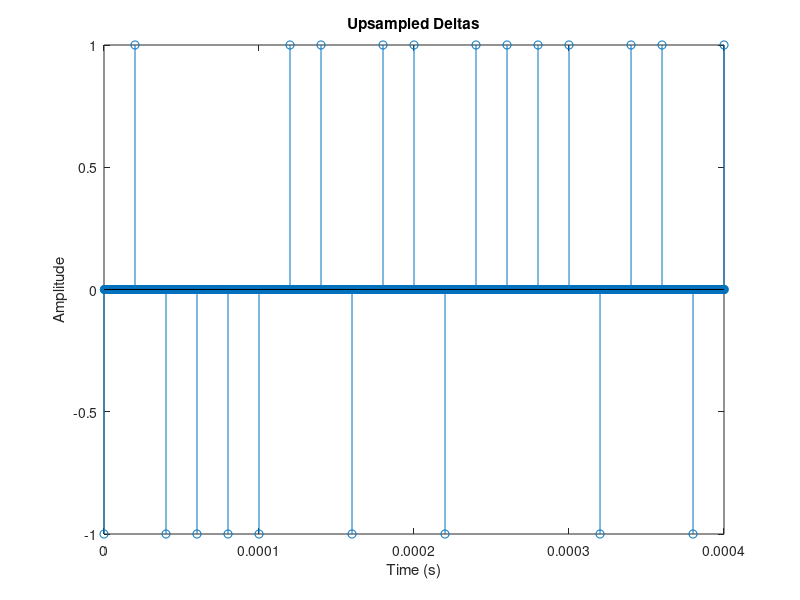

Write MATLAB code to recreate this figure. (Note: this script raises an error after producing the figure.)
%% Simulation Setup

Fc = 1e6; % Carrier frequency in Hz
Fs = 5e6; % Sampling rate
Rs = 50e3; % Symbol rate in symbols/sec (baud)
B = 350e3; % Bandwidth

sps = Fs / Rs; % Number of samples per symbol
num_symbols = 256; % Number of symbols/bits to send
num_samples = num_symbols * sps; % Number of discrete samples

% Use these guys for plotting
t = linspace(0, num_symbols / Rs, num_samples); % Time variable
f = linspace(-Fs/2,Fs/2, num_samples); % Frequency variable

% Clear all previous figures before starting
close all;

%% Mapping Bits to Symbols

% Below are the bits for the binary message that we want to send

bits = [0 1 0 1 0 1 1 1 0 1 1 0 1 1 1 1 0 1 1 1 0 1 1 1 0 0 1 0 0 0 0 0 0 1,... 
        0 0 1 0 0 1 0 0 1 0 0 0 0 0 0 1 0 0 1 1 0 0 0 1 1 0 1 1 1 1 0 1 1 1,... 
        0 1 1 0 0 1 1 0 0 1 0 1 0 0 1 0 0 0 0 0 0 1 0 1 0 1 1 1 0 1 0 1 0 0,... 
        1 0 0 1 0 0 0 0 0 1 0 1 0 1 0 0 0 0 0 0 1 0 0 0 0 0 0 1 0 1 0 0 1 1,... 
        0 1 1 0 1 1 1 1 0 0 1 0 0 0 0 0 0 1 0 0 1 1 0 1 0 1 1 1 0 1 0 1 0 1,... 
        1 0 0 0 1 1 0 1 1 0 1 0 0 0 0 0 1 0 0 0 0 0 0 1 0 1 0 1 0 0 0 1 1 0,... 
        1 0 0 0 0 1 1 0 1 0 0 1 0 1 1 1 0 0 1 1 0 0 1 0 0 0 0 0 0 1 0 0 1 0,... 
        0 1 0 1 1 1 0 0 1 1 0 0 1 0 0 0 0 0 0 1 0 0 0 0 1 1 0 1 1 0 1 1 1 1,... 
        0 1 1 0 1 1 1 1 0 1 1 0 1 1 0 0 0 0 1 0 0 0 0 1];

bits = [0 1 0 0 0 0 1 1 0 1 1 0 1 1 1 1 0 1 1 0 1 1 1 0 0 1 1 0 0 1 1 1 0 1,...
       1 1 0 0 1 0 0 1 1 0 0 0 0 1 0 1 1 1 0 1 0 0 0 1 1 1 0 0 1 1 0 0 1 0,...
       0 0 0 1 0 0 1 0 0 0 0 0 0 1 0 1 0 0 1 1 0 1 1 0 1 0 0 1 0 1 1 0 1 1,...
       0 1 0 1 1 1 0 1 0 1 0 1 1 0 1 1 0 0 0 1 1 0 0 0 0 1 0 1 1 1 0 1 0 0,...
       0 1 1 0 1 0 0 1 0 1 1 0 1 1 1 1 0 1 1 0 1 1 1 0 0 0 1 0 0 0 0 0 0 1,...
       1 0 1 0 0 1 0 1 1 1 0 0 1 1 0 0 1 0 0 0 0 0 0 1 1 0 0 0 1 1 0 1 1 0,...
       1 1 1 1 0 1 1 0 1 1 0 1 0 1 1 1 0 0 0 0 0 1 1 0 1 1 0 0 0 1 1 0 0 1,...
       0 1 0 1 1 1 0 1 0 0 0 1 1 0 0 1 0 1];

% TODO 1.1.1: Convert to BPSK Symbols (1's and -1's)

symbols = bits;
symbols(symbols == 0) = -1;

% TODO 1.1.2: Visualize BPSK Symbols in a Constellation Diagram

%% Represent Symbols as Time Shifted Deltas

% TODO 1.2.1: Use upsample to form a delta train
deltas = upsample(symbols, sps);

% Visualize Deltas (xlimited to only first 20 symbols)
figure;
stem(t, deltas);
title("Upsampled Deltas");
xlabel('Time (s)');
ylabel('Amplitude');
xlim([0, 0.0004]);

%% Filter Deltas with Transmitter Filter

% TODO 1.3.1: Generate rectangular window impulse response
beta = 0.5; % RRC rolloff factor
span = 5; % number of symbols for length of filter impulse response
srrc = rcosdesign(beta, span, sps, 'sqrt'); % srrc transmitter/receiver impulse response

figure;
plot(srrc)

% TODO 1.3.2: Convolve the deltas with the rectangular window
transmited_baseband = conv(deltas, srrc, 'same'); % convolve deltas with srrc

% TODO 1.3.3: Visualize Transmitted Baseband Signal
figure;
plot(t, transmited_baseband);
title("Transmited Baseband Signal");
xlabel('Time (s)');
ylabel('Amplitude');
xlim([0, 0.0004]);

%% Modulate Baseband Signal to Passband

% TODO 1.4.1: Modulate the baseband signal to passband
complex_carrier = exp(-1i*2*pi*Fc*t);

analytic_signal = transmited_baseband .* complex_carrier;
transmitted_signal = real(analytic_signal);

% TODO 1.3.3: Visualize Transmitted Passband Signal
figure;
plot(t, transmitted_signal)
title("Transmited Passband Signal")
xlabel('Time (s)');
ylabel('Amplitude');
xlim([0, 0.0004]);

%% Transmit Through Wireless Channel

B = 350e3; %Bandwidth of our WRAP system (f)
s = tf('s'); % Generate the channel filter transfer function
Hc = B*s/(s^2 + s*B + Fc^2);
Hd = c2d(Hc, 1/Fs, 'tustin');
[a, b] = tfdata(Hd);

received_signal = real(filter(a{:}, b{:}, transmitted_signal)); 
% Filter your transmitted signal with the generated discrete TF. Input variable is "Rx" and output variable is "y"

% TODO 1.5.1: Add some AWGN to the signal
noise_pwr = 0.05;
noise = noise_pwr * randn(1, length(received_signal));
%received_signal = received_signal + noise;

% TODO 1.5.2: Plot the Corrupted Signal
figure;
plot(t, received_signal)
title("Received Corrupted Signal")
xlabel('Time (s)');
ylabel('Amplitude');
xlim([0, 0.0004]);

%% Demodulation

% TODO 1.6.1: Demodulate the received signal by mixing with the sinusoids
I = 2 * received_signal .* cos(2*pi*Fc*t);
Q = 2 * received_signal .* sin(2*pi*Fc*t);

% TODO 1.6.2: Lowpass filter the previous results to get I and Q
I = lowpass(I, 1.5e6, Fs);
Q = lowpass(Q, 1.5e6, Fs);

%% Apply Receiver Impulse Response

% TODO 1.7.1: Combine I and Q components to construct the received baseband signal (I + jQ)
received_baseband = I + 1j * Q;

% TODO 1.7.2: Convolve the received baseband signal with the receiver filter
received_samples = conv(received_baseband, srrc, 'same'); % convolve deltas with srrc

%% Sample and Detect Symbols

% TODO 1.8.1: (Naively) sample the received signal at the symbol rate to get the received symbols
received_symbols = received_samples(1:sps:end);

% TODO 1.8.2: Visualize the received symbols in a constellation diagram
scatterplot(received_symbols);
title("Received Symbols");

% TODO 1.8.3: Apply Thresholding to detect the symbols (turning them back to 1's and -1's)
received_symbols(received_symbols > 0) = 1;
received_symbols(received_symbols <= 0) = -1;

%% Map Symbols back to Bits

% TODO 1.9.1: Map the detected symbols back to bits (turn them back to 1's
% and 0's
detected_bits = received_symbols;
detected_bits(detected_bits == -1) = 0;

% Calculate Bit Error Rate
num_bit_errors = sum(detected_bits(1:length(bits)) ~= bits)
BER = 100 * num_bit_errors / length(bits)

%% Decode and Display Message

% If you have successfully decoded the message, you should see the message "Congrats! Simulation is complete"
s = string(detected_bits);
s = strjoin(s);
s = strrep(s, " ", "");
disp(s);
s_len = length(char(s))
inputString = char(s);
binaryString = inputString(1:end-mod(length(inputString),8));
binaryChunks = reshape(binaryString, 8, []).';
asciiChars = char(bin2dec(binaryChunks)).';
disp(asciiChars);
